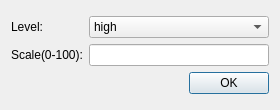
<?xml version="1.0" encoding="UTF-8"?>
<ui version="4.0">
 <class>sharpDlg</class>
 <widget class="QDialog" name="sharpDlg">
  <property name="geometry">
   <rect>
    <x>0</x>
    <y>0</y>
    <width>280</width>
    <height>110</height>
   </rect>
  </property>
  <property name="minimumSize">
   <size>
    <width>280</width>
    <height>110</height>
   </size>
  </property>
  <property name="windowTitle">
   <string>Dialog</string>
  </property>
  <layout class="QGridLayout" name="gridLayout">
   <item row="0" column="0">
    <layout class="QVBoxLayout" name="verticalLayout_3">
     <item>
      <layout class="QHBoxLayout" name="horizontalLayout">
       <item>
        <layout class="QVBoxLayout" name="verticalLayout">
         <item>
          <widget class="QLabel" name="label">
           <property name="text">
            <string>Level:</string>
           </property>
          </widget>
         </item>
         <item>
          <widget class="QLabel" name="label_2">
           <property name="text">
            <string>Scale(0-100):</string>
           </property>
          </widget>
         </item>
        </layout>
       </item>
       <item>
        <layout class="QVBoxLayout" name="verticalLayout_2">
         <item>
          <widget class="QComboBox" name="comboBox">
           <item>
            <property name="text">
             <string>high</string>
            </property>
           </item>
           <item>
            <property name="text">
             <string>mid</string>
            </property>
           </item>
           <item>
            <property name="text">
             <string>low</string>
            </property>
           </item>
          </widget>
         </item>
         <item>
          <widget class="QLineEdit" name="lineEdit"/>
         </item>
        </layout>
       </item>
      </layout>
     </item>
     <item>
      <layout class="QHBoxLayout" name="horizontalLayout_3">
       <item>
        <spacer name="horizontalSpacer">
         <property name="orientation">
          <enum>Qt::Horizontal</enum>
         </property>
         <property name="sizeHint" stdset="0">
          <size>
           <width>228</width>
           <height>20</height>
          </size>
         </property>
        </spacer>
       </item>
       <item>
        <widget class="QPushButton" name="SharpBtn">
         <property name="text">
          <string>OK</string>
         </property>
        </widget>
       </item>
      </layout>
     </item>
    </layout>
   </item>
  </layout>
 </widget>
 <resources/>
 <connections/>
</ui>
